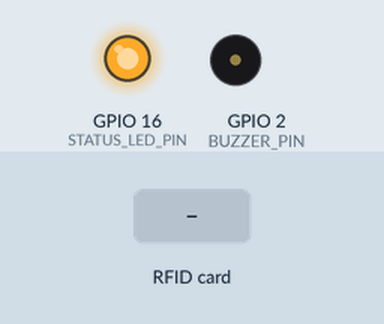
Simulated run of this sketch. Board: ESP32. Parts: output pins drawn as LEDs (lit = HIGH), buzzer (waves = sounding). The test bench sets the inputs (shaded band). WiFi joins after 1.5 s; servers stay silent unless stated; uploads are accepted with an empty reply; the local clock reads 2024-03-15 10:24:30 at power-on unless the sketch sets it; what the sketch prints to the serial monitor is not drawn.

Above: at 2.7 s.
2.8 s: RFID card 04 00 3D 07 39 6C 80 held to the reader
At 3.52 s:
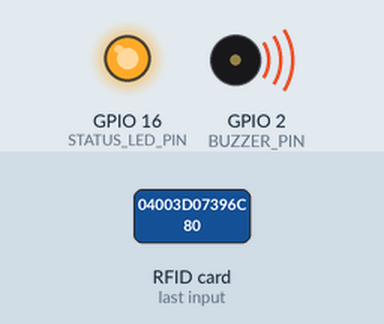
5.2 s: RFID card 04 FA 87 08 19 6C 80 held to the reader
At 6.5 s:
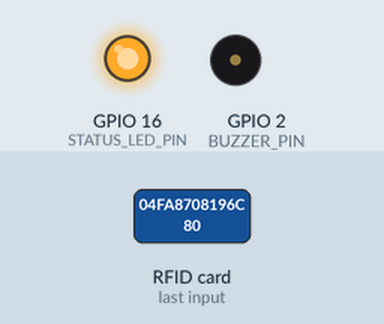
6.7 s: RFID card 04 DE 34 02 19 6C 80 held to the reader
At 7.87 s:
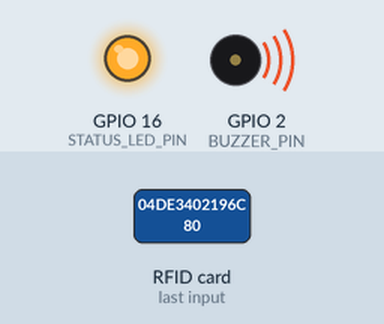
Timing chart, 0 to 9.7 s (numbered marks = the images above; inputs shaded):
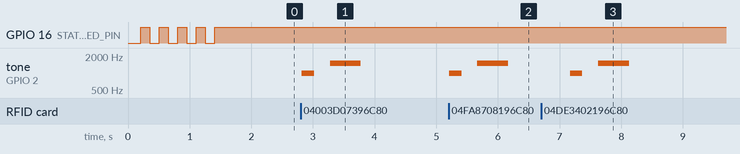

The sketch:

PontoMedico.ino
```cpp
#include <WiFi.h>
#include <HTTPClient.h>
#include <SPI.h>
#include <MFRC522.h>
#include <ArduinoJson.h>
#include <Wire.h>     // Para comunicação I2C com o RTC
#include <RTClib.h>   // Para o módulo RTC DS1307

// --- Configurações da Rede Wi-Fi ---
const char* ssid = "TIC";
const char* password = "Mcgapi1703845";

// --- URL do Google Apps Script ---
const String googleAppsScriptUrl = "https://script.google.com/macros/s/AKfycbz1E-WgNW15UMtByTWxIMjemzluPCulJ2iKhYjQgZ4gUMEuLI2QY4MexWqzCtH4BrCl/exec";

// --- Configurações RFID ---
#define SS_PIN 5
#define RST_PIN 4
#define BUZZER_PIN 2

// --- NOVO: Pino do LED de Status ---
#define STATUS_LED_PIN 16 // Pino digital para o LED de status

MFRC522 mfrc522(SS_PIN, RST_PIN);

// --- Configurações RTC DS1307 ---
RTC_DS1307 rtc; // Objeto para o RTC DS1307

// --- Lista de UIDs e Nomes ---
struct Medico {
    String uid;
    String nome;
};

Medico medicos[] = {
    {"04003D07396C80", "Dr. Pablo"},
    {"04FA8708196C80", "Dra. Raysa Nery"},
    {"04DE3402196C80", "Dr. Ivo Lucas"},
    {"04734506396C80", "Dr. Digeorgio Martins"},
    {"0A712C1F", "Dr. Nattan"}
    // Adicione mais médicos conforme necessário
};

String cartaoAdminUID = "313520A3";

void setup() {
    Serial.begin(115200);
    Serial.println();

    // --- NOVO: Inicialização do LED ---
    pinMode(STATUS_LED_PIN, OUTPUT);
    digitalWrite(STATUS_LED_PIN, LOW); // Começa com o LED desligado

    // --- Inicialização do Buzzer ---
    pinMode(BUZZER_PIN, OUTPUT);

    // --- Inicialização do RFID ---
    SPI.begin();
    mfrc522.PCD_Init();
    Serial.println("Leitor RFID inicializado.");

    // --- Inicialização do RTC ---
    Wire.begin(); // Inicializa a comunicação I2C
    if (!rtc.begin()) {
        Serial.println("ERRO: Não foi possível encontrar o RTC. Verifique as conexões!");
        Serial.println("O horário sera fixo (fallback) ate o RTC ser detectado.");
        // --- NOVO: LED pisca lentamente para indicar erro de RTC ---
        for(int i=0; i<3; i++){ // Pisca 3 vezes para indicar erro no RTC
            digitalWrite(STATUS_LED_PIN, HIGH);
            delay(200);
            digitalWrite(STATUS_LED_PIN, LOW);
            delay(200);
        }
    } else {
        Serial.println("RTC DS1307 inicializado (se encontrado).");
        // --- IMPORTANTE: Ajuste a hora do RTC apenas uma vez ---
        // Se a hora do RTC estiver errada, descomente UMA das linhas abaixo,
        // faça o upload, e DEPOIS comente-a novamente para não resetar a hora toda vez.
        // rtc.adjust(DateTime(F(__DATE__), F(__TIME__))); // Define a hora pela compilação
        // rtc.adjust(DateTime(2025, 7, 25, 12, 30, 0)); // Define uma data/hora específica (Ano, Mês, Dia, Hora, Minuto, Segundo)
    }

    // --- Conexão Wi-Fi ---
    Serial.print("Conectando-se a ");
    Serial.println(ssid);
    WiFi.begin(ssid, password);

    // --- NOVO/ALTERADO: Indica que está tentando conectar ao WiFi piscando o LED ---
    unsigned long startTime = millis();
    while (WiFi.status() != WL_CONNECTED) {
        delay(150); // Pisca mais rápido durante a tentativa de conexão
        digitalWrite(STATUS_LED_PIN, !digitalRead(STATUS_LED_PIN)); // Inverte o estado do LED
        Serial.print(".");

        // Adiciona um timeout para a conexão inicial
        if (millis() - startTime > 30000) { // Tenta por 30 segundos
            Serial.println("\nFalha na conexão WiFi inicial. Verifique suas credenciais e rede.");
            // --- NOVO: Indica erro: LED pisca lentamente e depois apaga ---
            for(int i=0; i<5; i++){ // Pisca 5 vezes lentamente para erro de WiFi
                digitalWrite(STATUS_LED_PIN, HIGH);
                delay(400);
                digitalWrite(STATUS_LED_PIN, LOW);
                delay(400);
            }
            digitalWrite(STATUS_LED_PIN, LOW); // Deixa o LED apagado em caso de falha persistente
            break; // Sai do loop de conexão WiFi
        }
    }

    if (WiFi.status() == WL_CONNECTED) {
        Serial.println("");
        Serial.println("WiFi conectado!");
        Serial.print("Endereço IP: ");
        Serial.println(WiFi.localIP());
        digitalWrite(STATUS_LED_PIN, HIGH); // LED aceso = Conectado e Pronto
    } else {
        Serial.println("Sistema de presença inicializado, mas WiFi nao conectado. Requer atencao.");
    }

    Serial.println("Sistema de presença pronto!");
}

void loop() {
    // --- NOVO/ALTERADO: Verifica e tenta reconectar o WiFi no loop se desconectado ---
    if (WiFi.status() != WL_CONNECTED) {
        Serial.println("WiFi desconectado, tentando reconectar...");
        digitalWrite(STATUS_LED_PIN, !digitalRead(STATUS_LED_PIN)); // Pisca lentamente se cair
        WiFi.reconnect();
        delay(2000); // Dá um tempo para o ESP32 tentar reconectar
        if(WiFi.status() == WL_CONNECTED){
            digitalWrite(STATUS_LED_PIN, HIGH); // Acende se reconectar
            Serial.println("WiFi reconectado!");
        } else {
             // Se ainda não conectou, continua piscando o LED
             digitalWrite(STATUS_LED_PIN, LOW); // Para garantir que pisca
        }
    } else {
        digitalWrite(STATUS_LED_PIN, HIGH); // Garante que o LED esteja aceso se conectado
    }


    if (mfrc522.PICC_IsNewCardPresent() && mfrc522.PICC_ReadCardSerial()) {
        String tagUID = getUID();
        Serial.print("Cartão detectado: ");
        Serial.println(tagUID);

        if (tagUID == cartaoAdminUID) {
            Serial.println("Cartão de administração detectado. Para gerenciar ou apagar registros, acesse sua planilha Google Sheets.");
            tone(BUZZER_PIN, 2000, 1000); // Som de admin
            delay(1500);
            mfrc522.PICC_HaltA();
            return;
        }

        String nomeMedico = verificarMedico(tagUID);
        if (nomeMedico != "") {
            Serial.println("Médico identificado: " + nomeMedico);

            String tipoRegistro = "Ponto Registrado"; // O Google Apps Script vai interpretar

            // --- NOVO: Feedback visual/sonoro antes de enviar (opcional, pode ser movido para sendDataToGoogleSheets) ---
            tone(BUZZER_PIN, 1000, 200); // Curto bip para indicar leitura bem-sucedida do cartão
            delay(250); // Pequena pausa

            // --- Enviar Dados para o Google Sheets com Data/Hora do RTC ---
            bool success = sendDataToGoogleSheets(nomeMedico, tagUID, tipoRegistro); // Agora captura o sucesso

            if (success) {
                tone(BUZZER_PIN, 1500, 500); // Som de sucesso mais longo
                Serial.println("Dados enviados com sucesso!");
            } else {
                tone(BUZZER_PIN, 300, 1000); // Som de erro (grave, prolongado)
                Serial.println("Falha no envio dos dados para o Google Sheets.");
            }

            delay(1500); // Tempo para o usuário retirar o cartão
        } else {
            Serial.println("Cartão não reconhecido.");
            tone(BUZZER_PIN, 500, 500); // Som de erro para cartão não reconhecido
            delay(1500);
        }

        mfrc522.PICC_HaltA(); // Trava o cartão atual para evitar múltiplas leituras
    }
}

// --- Funções Auxiliares (com pequenas otimizações) ---

String getUID() {
    String tagUID = "";
    for (byte i = 0; i < mfrc522.uid.size; i++) {
        tagUID += String(mfrc522.uid.uidByte[i] < 0x10 ? "0" : "");
        tagUID += String(mfrc522.uid.uidByte[i], HEX);
    }
    tagUID.toUpperCase();
    return tagUID;
}

String verificarMedico(String uid) {
    for (int i = 0; i < sizeof(medicos) / sizeof(medicos[0]); i++) {
        if (medicos[i].uid == uid) {
            return medicos[i].nome;
        }
    }
    return "";
}

String getDateTimeRTC() {
    // --- NOVO: Verifica se o RTC está rodando antes de tentar ler ---
    if (rtc.isrunning()) {
        DateTime now = rtc.now();
        char buf[20];
        sprintf(buf, "%04d-%02d-%02d %02d:%02d:%02d",
                now.year(), now.month(), now.day(),
                now.hour(), now.minute(), now.second());
        return String(buf);
    } else {
        Serial.println("Aviso: RTC nao esta funcionando, usando horario de fallback.");
        // Poderia adicionar uma lógica para tentar ressincronizar o RTC via NTP aqui,
        // mas para manter a simplicidade, usamos um fallback fixo.
        return "2000-01-01 00:00:00"; // Retorna um horário de fallback se o RTC não estiver rodando
    }
}

// --- ALTERADO: Função sendDataToGoogleSheets agora retorna um booleano para indicar sucesso ---
bool sendDataToGoogleSheets(String nomeMedico, String uid, String tipoRegistro) {
    if (WiFi.status() == WL_CONNECTED) {
        HTTPClient http;
        http.begin(googleAppsScriptUrl);
        http.addHeader("Content-Type", "application/json");

        StaticJsonDocument<200> doc;
        doc["datahora"] = getDateTimeRTC();
        doc["nome"] = nomeMedico;
        doc["uid"] = uid;
        doc["tipo"] = tipoRegistro;

        String jsonPayload;
        serializeJson(doc, jsonPayload);

        Serial.print("Enviando JSON: ");
        Serial.println(jsonPayload);

        int httpResponseCode = http.POST(jsonPayload);

        if (httpResponseCode > 0) {
            Serial.print("HTTP Response code: ");
            Serial.println(httpResponseCode);
            String response = http.getString();
            Serial.println("Response: " + response);
            return true; // Sucesso no envio
        } else {
            Serial.print("Error code: ");
            Serial.println(httpResponseCode);
            Serial.println("Erro ao enviar dados para o Google Sheets.");
            return false; // Falha no envio
        }
        http.end();
    } else {
        Serial.println("WiFi não conectado ao tentar enviar dados.");
        return false; // Falha (sem WiFi)
    }
}
```

Measured:
- after the input at 2.8 s, tone on GPIO 2 (BUZZER_PIN): silent → 1000 Hz at once, → silent 0.20 s later, → 1500 Hz 0.26 s later, → silent 0.50 s later
- after the input at 5.2 s, tone on GPIO 2 (BUZZER_PIN): silent → 1000 Hz at once, → silent 0.20 s later, → 1500 Hz 0.26 s later, → silent 0.50 s later
- after the input at 6.7 s, tone on GPIO 2 (BUZZER_PIN): silent → 1000 Hz after 0.47 s, → silent 0.20 s later, → 1500 Hz 0.26 s later, → silent 0.50 s later
